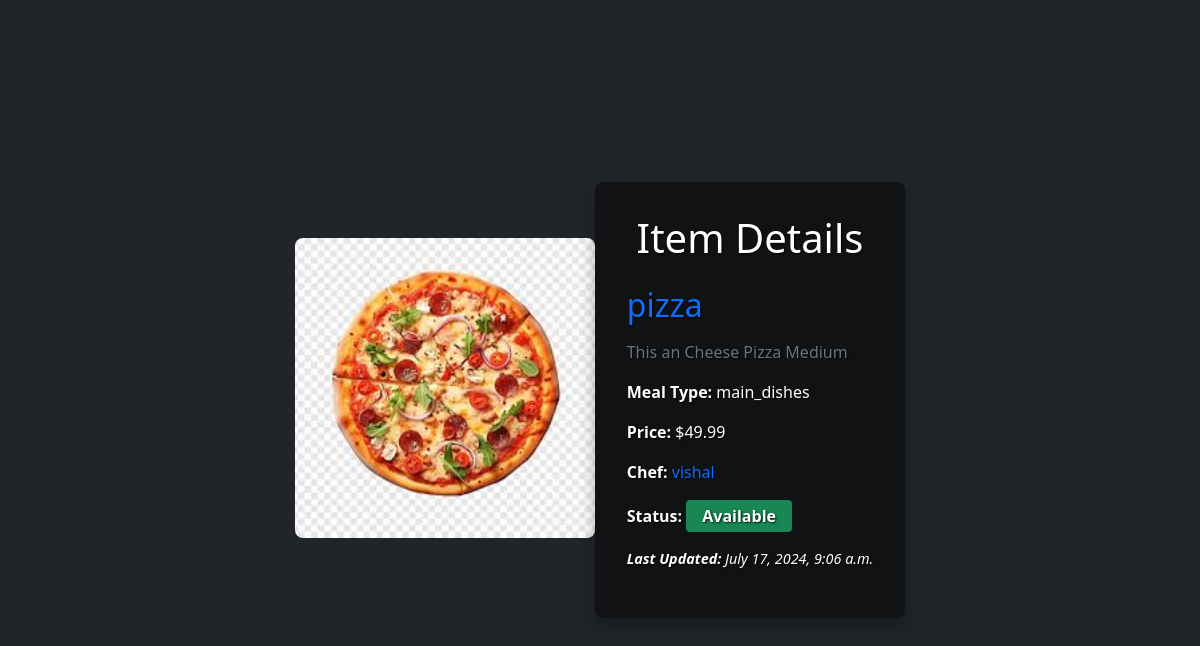
Page /item/1 on the committed database.
### restaurant_menu/models.py (models this page shows, shortened)
class Item(models.Model):
    meal = models.CharField(max_length=100,unique=True)
    description = models.CharField(max_length=1000)
    price = models.DecimalField(decimal_places=2,max_digits=10)
    meal_type=models.CharField(choices=MEAL_TYPE,max_length=200)
    image = models.ImageField(blank=True,upload_to='images/')
    chef=models.ForeignKey(User,on_delete=models.PROTECT)
    status=models.IntegerField(choices=STATUS,default=0)
    date_created=models.DateTimeField(auto_now_add=True)
    date_updated=models.DateTimeField(auto_now=True)

### restaurant_menu/views.py (the view)
# urls.py: path('item/<int:pk>',MenuItemDetail.as_view(),name='menu_item')
class MenuItemDetail(generic.DetailView):
    model=Item
    template_name='menu_item_detail.html'

### restaurant_menu/templates/menu_item_detail.html (shortened to what this page needs)
<!DOCTYPE html>
<html lang="en">
  <head>
    <link
      href="https://cdn.jsdelivr.net/npm/bootstrap@5.1.3/dist/css/bootstrap.min.css"
      rel="stylesheet"
    />
  </head>
  <body class="bg-dark">
    <div class="container container-custom">
      <img
        src="{{ item.image.url }}"
        alt="{{ item.meal }}"
        class="item-image"
      />
      <div class="item-details">
        <h1 class="text-center mb-4">Item Details</h1>
        <h2 class="text-primary">{{ item.meal }}</h2>
        <p class="text-muted">{{ item.description }}</p>
        <p><strong>Meal Type:</strong> {{ item.meal_type }}</p>
        <p><strong>Price:</strong> ${{ item.price }}</p>
        <p>
          <strong>Chef:</strong>
          <span class="text-primary">{{ item.chef }}</span>
        </p>
        <p>
          <strong>Status:</strong>
          {% if item.status == 1 %}
          <span class="badge badge-status bg-success">Available</span>
          {% else %}
          <span class="badge badge-status bg-danger">Unavailable</span>
          {% endif %}
        </p>
        <p class="last-updated">
          <strong>Last Updated:</strong> {{ item.date_updated }}
        </p>
      </div>
    </div>
  </body>
</html>

### restaurant_menu/templates/menu_item_detail.html (style rules this page uses)
.container-custom { position: relative; min-height: 100vh; display: flex; align-items: center; justify-content: center; color: white; text-shadow: 1px 1px 2px rgba(0, 0, 0, 0.8); }
.item-image { max-width: 300px; height: 300px; border-radius: 0.5rem; margin-bottom: 1.5rem; }
.item-details { background: rgba(0, 0, 0, 0.5); padding: 2rem; border-radius: 0.5rem; box-shadow: 0 0.5rem 1rem rgba(0, 0, 0, 0.3); }
.item-details h1, .item-details h2, .item-details p { margin-bottom: 1rem; }
.item-details .badge-status { font-size: 1rem; padding: 0.5rem 1rem; }
.item-details .last-updated { font-style: italic; font-size: 0.9rem; }

### rows in the picture
Item: image (picture), meal "pizza", description "This an Cheese Pizza Medium", meal_type "main_dishes", price "49.99", chef "vishal", date_updated "July 17, 2024, 9:06 a.m."
